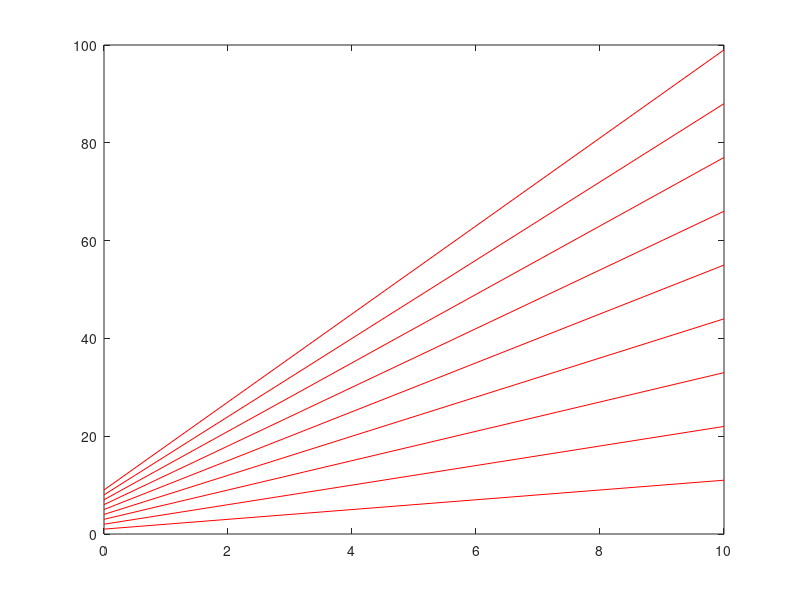

The MATLAB script that drew this image:
m = 1;
c = 1;
for i=1:1:9 % Added for loop statement
    plot( [0,10] , m*[0,10]+c , 'r');
    m=m+1;
    c=c+1;
    hold on
end % Added end statement for the loop